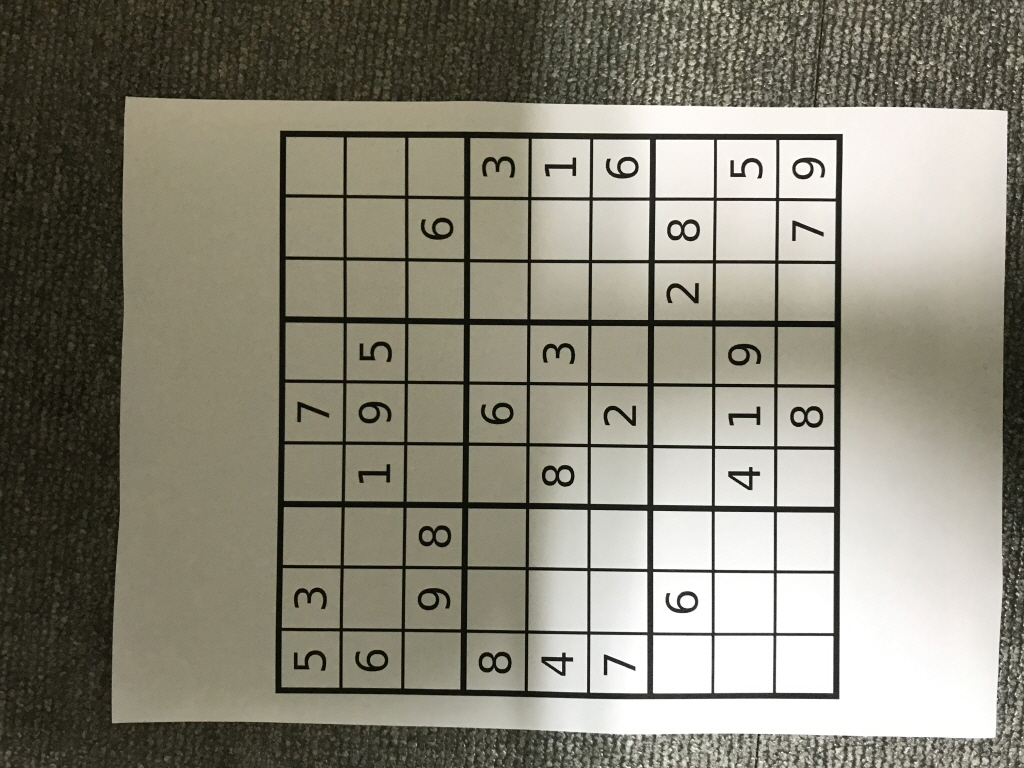
#> input picture Asset/sIMG_2168.jpg, 1024 x 768 px, found by its file name
$ jupyter execute chap142.ipynb
#> lines starting #> are read from the running program, lines starting #| are printed output that depends on the picture; after the words box and inside, x2 and y2 are one past the last pixel; in counts of white or black regions, pixels touching at a corner belong together
## Image Thresholding

[cell 1]
import cv2
import numpy as np
from matplotlib import pyplot as plt

[cell 2]
img = cv2.imread('sIMG_2168.jpg',0)
ret,thresh1 = cv2.threshold(img,127,255,cv2.THRESH_BINARY)
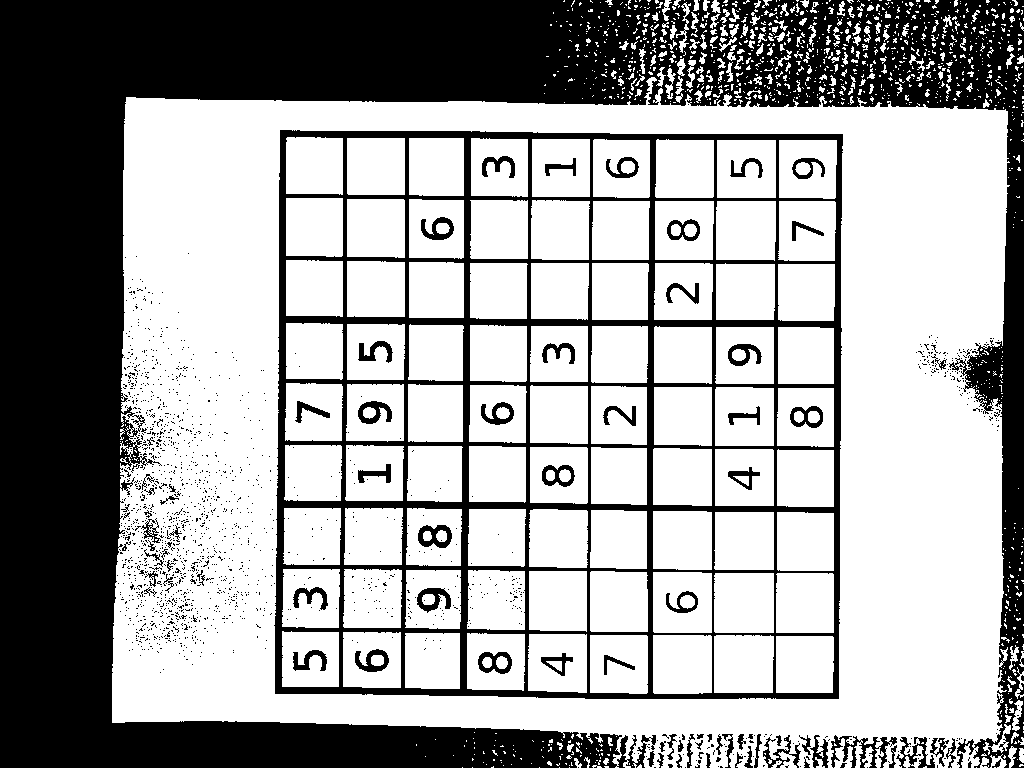
#> thresh1: shape (768, 1024); 64.3% white; 1651 black regions (1570 under 20 px), largest, box (x1, y1, x2, y2) and area: (0, 0, 1024, 768) 212105, (274, 130, 843, 699) 51327, (831, 735, 897, 768) 840
ret,thresh2 = cv2.threshold(img,127,255,cv2.THRESH_BINARY_INV)
ret,thresh3 = cv2.threshold(img,127,255,cv2.THRESH_TRUNC)
ret,thresh4 = cv2.threshold(img,127,255,cv2.THRESH_TOZERO)
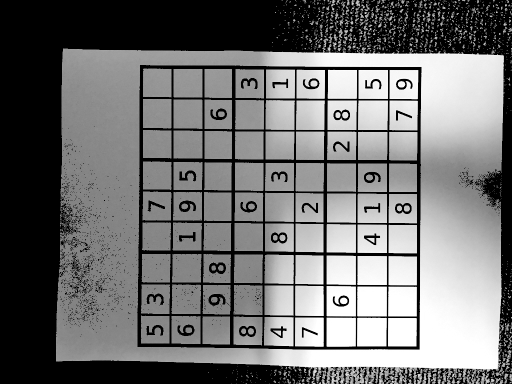
#> thresh4: shape (768, 1024) (shown at 1/2 size); min 0, max 255, mean 114.8
ret,thresh5 = cv2.threshold(img,127,255,cv2.THRESH_TOZERO_INV)
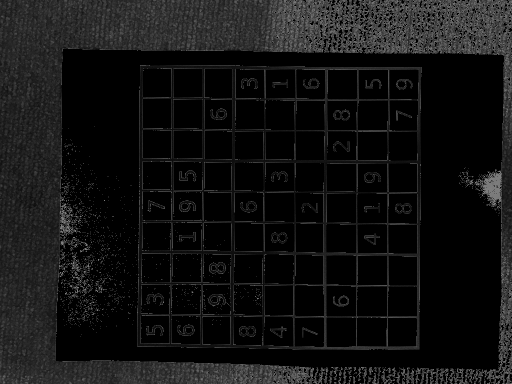
#> thresh5: shape (768, 1024) (shown at 1/2 size); min 0, max 127, mean 18.6
titles = ['Original Image','BINARY','BINARY_INV','TRUNC','TOZERO','TOZERO_INV']
images = [img, thresh1, thresh2, thresh3, thresh4, thresh5]
for i in range(6):
    plt.subplot(2,3,i+1),plt.imshow(images[i],'gray')
    plt.title(titles[i])
    plt.xticks([]),plt.yticks([])
plt.show()

[cell 3]
img = cv2.imread('sIMG_2168.jpg',0)
img = cv2.medianBlur(img,5)
ret,th1 = cv2.threshold(img,127,255,cv2.THRESH_BINARY)
#> th1: shape (768, 1024); 64% white; 152 black regions (71 under 20 px), largest, box (x1, y1, x2, y2) and area: (0, 0, 1024, 768) 217949, (275, 130, 843, 699) 51300, (418, 525, 452, 548) 458
th2 = cv2.adaptiveThreshold(img,255,cv2.ADAPTIVE_THRESH_MEAN_C,\
cv2.THRESH_BINARY,11,2)
#> th2: shape (768, 1024); 77.9% white; 1908 black regions (1496 under 20 px), largest, box (x1, y1, x2, y2) and area: (90, 0, 1024, 768) 53601, (275, 131, 843, 699) 49735, (715, 733, 975, 768) 3942
th3 = cv2.adaptiveThreshold(img,255,cv2.ADAPTIVE_THRESH_GAUSSIAN_C,\
cv2.THRESH_BINARY,11,2)
#> th3: shape (768, 1024); 80.8% white; 1998 black regions (1327 under 20 px), largest, box (x1, y1, x2, y2) and area: (275, 131, 843, 699) 48667, (99, 0, 1024, 768) 40749, (747, 734, 899, 768) 1958
titles = ['Original Image','Global Thresholding (v = 127)','Adaptive Mean Thresholding','Adaptive Gaussian Thresholding']
images = [img, th1, th2, th3]
for i in range(4):
    plt.subplot(2,2,i+1),plt.imshow(images[i],'gray')
    plt.title(titles[i])
    plt.xticks([]),plt.yticks([])
plt.show()

[cell 4]
img = cv2.imread('sIMG_2168.jpg',0)
# global thresholding
ret1,th1 = cv2.threshold(img,127,255,cv2.THRESH_BINARY)
# Otsu's thresholding
ret2,th2 = cv2.threshold(img,0,255,cv2.THRESH_BINARY+cv2.THRESH_OTSU)
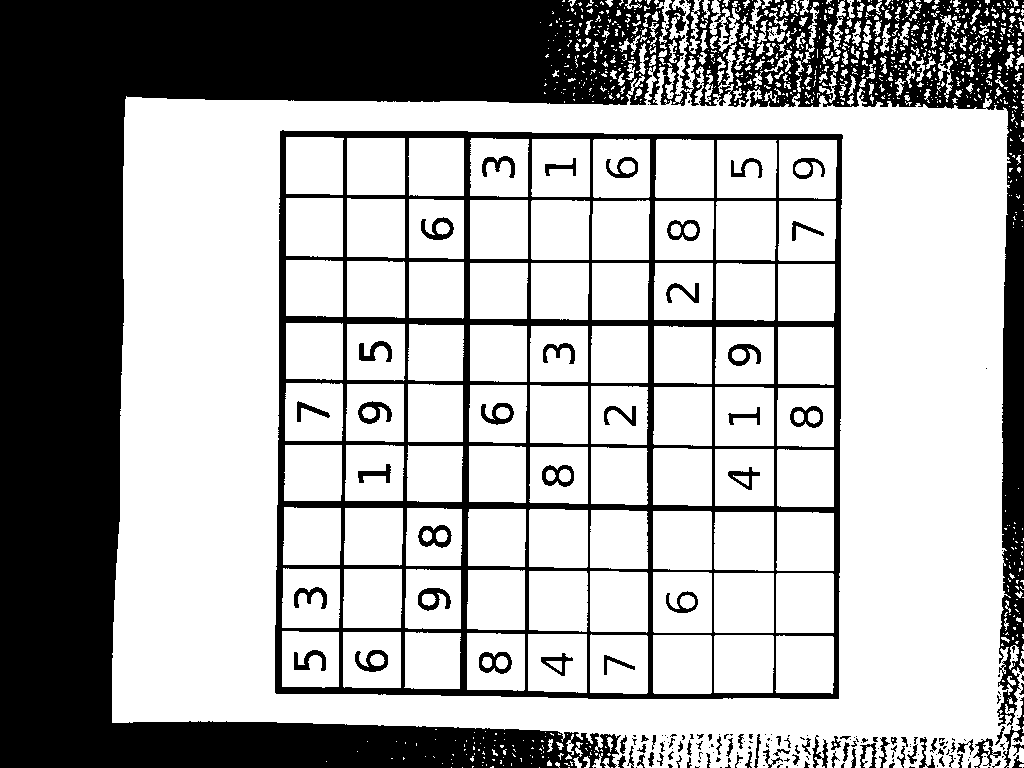
#> th2: shape (768, 1024); 66.7% white; 234 black regions (139 under 20 px), largest, box (x1, y1, x2, y2) and area: (0, 0, 1024, 768) 200577, (275, 130, 843, 699) 48421, (418, 525, 452, 548) 399
#> ret2 = 111
# Otsu's thresholding after Gaussian filtering
blur = cv2.GaussianBlur(img,(5,5),0)
ret3,th3 = cv2.threshold(blur,0,255,cv2.THRESH_BINARY+cv2.THRESH_OTSU)
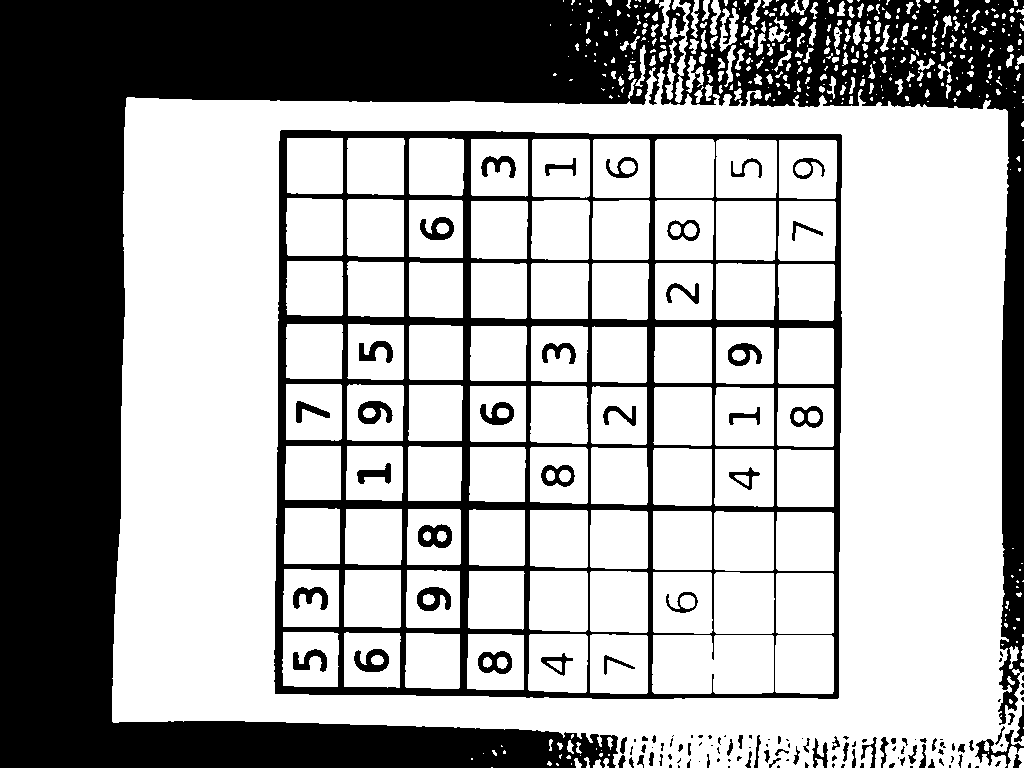
#> th3: shape (768, 1024); 65.2% white; 144 black regions (64 under 20 px), largest, box (x1, y1, x2, y2) and area: (0, 0, 1024, 768) 206060, (274, 130, 842, 699) 54281, (418, 524, 452, 548) 532
#> ret3 = 115
# plot all the images and their histograms
images = [img, 0, th1,
img, 0, th2,
blur, 0, th3]
titles = ['Original Noisy Image','Original Noisy Image','Gaussian filtered Image','Histogram','Global Thresholding (v=127)','Histogram',"Otsu's Thresholding",'Histogram',"Otsu's Thresholding"]
for i in range(3):
    plt.subplot(3,3,i*3+1),plt.imshow(images[i*3],'gray')
    plt.title(titles[i*3]), plt.xticks([]), plt.yticks([])
    plt.subplot(3,3,i*3+2),plt.hist(images[i*3].ravel(),256)
    plt.title(titles[i*3+1]), plt.xticks([]), plt.yticks([])
    plt.subplot(3,3,i*3+3),plt.imshow(images[i*3+2],'gray')
    plt.title(titles[i*3+2]), plt.xticks([]), plt.yticks([])
plt.show()
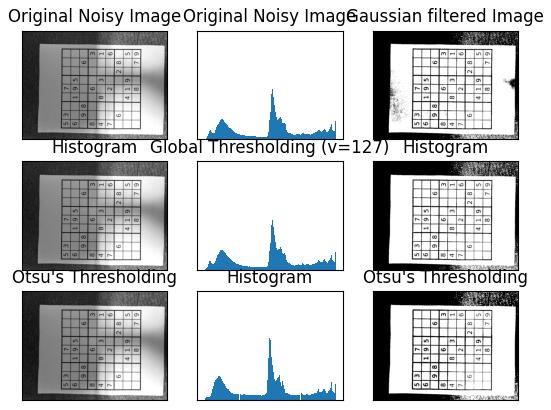
#> figure drawn by matplotlib, 9 panels

$ run again, with Asset/sIMG_2164.jpg copied over Asset/sIMG_2168.jpg
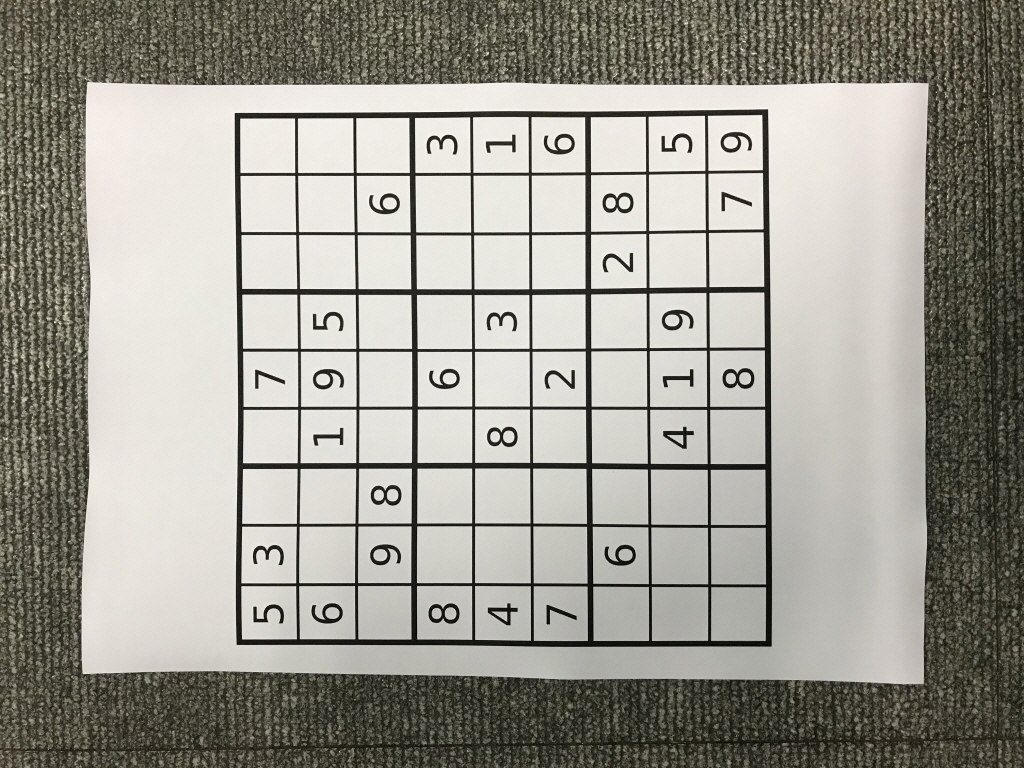
#> input picture Asset/sIMG_2164.jpg, 1024 x 768 px, found by its file name
#> `ret,thresh1 = cv2.threshold(img,127,255,cv2.THRESH_BINARY)`:
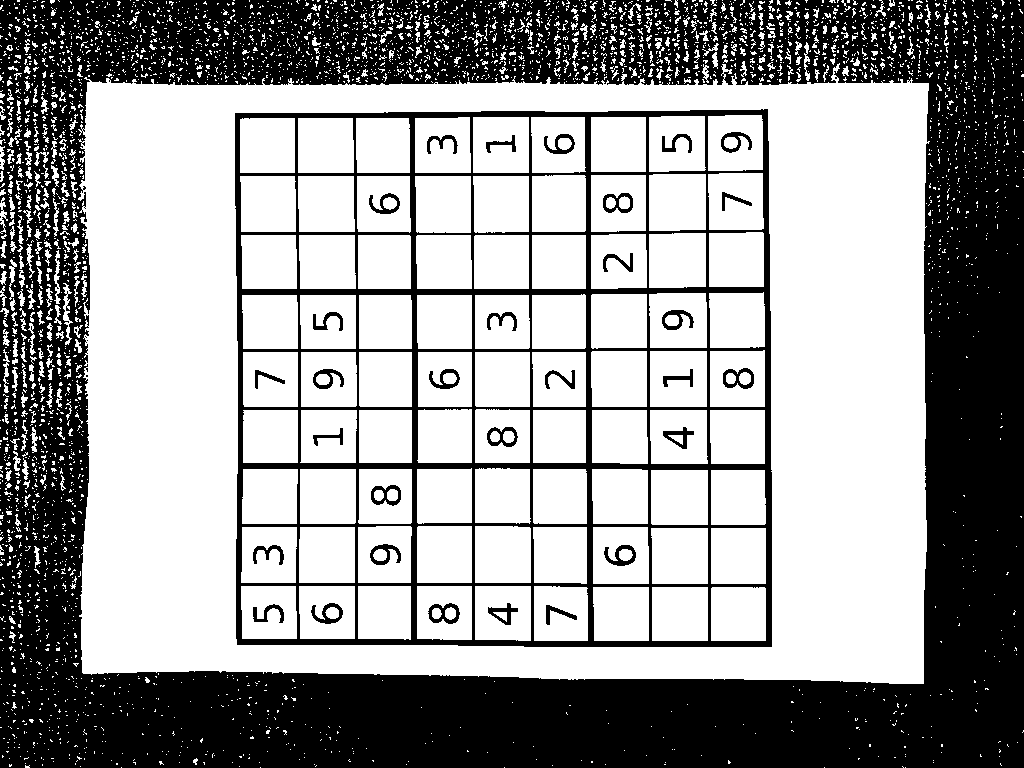
#> thresh1: shape (768, 1024); 60.5% white; 71 black regions (39 under 20 px), largest, box (x1, y1, x2, y2) and area: (0, 0, 1024, 768) 262060, (235, 109, 772, 647) 41345, (428, 603, 460, 624) 314
#> th1: shape (768, 1024); 58.3% white; 40 black regions (6 under 20 px), largest, box (x1, y1, x2, y2) and area: (0, 0, 1024, 768) 279951, (235, 109, 772, 647) 40694, (429, 603, 460, 624) 323
#> ret2 = 142
#> `ret3,th3 = cv2.threshold(blur,0,255,cv2.THRESH_BINARY+cv2.THRESH_OTSU)`:
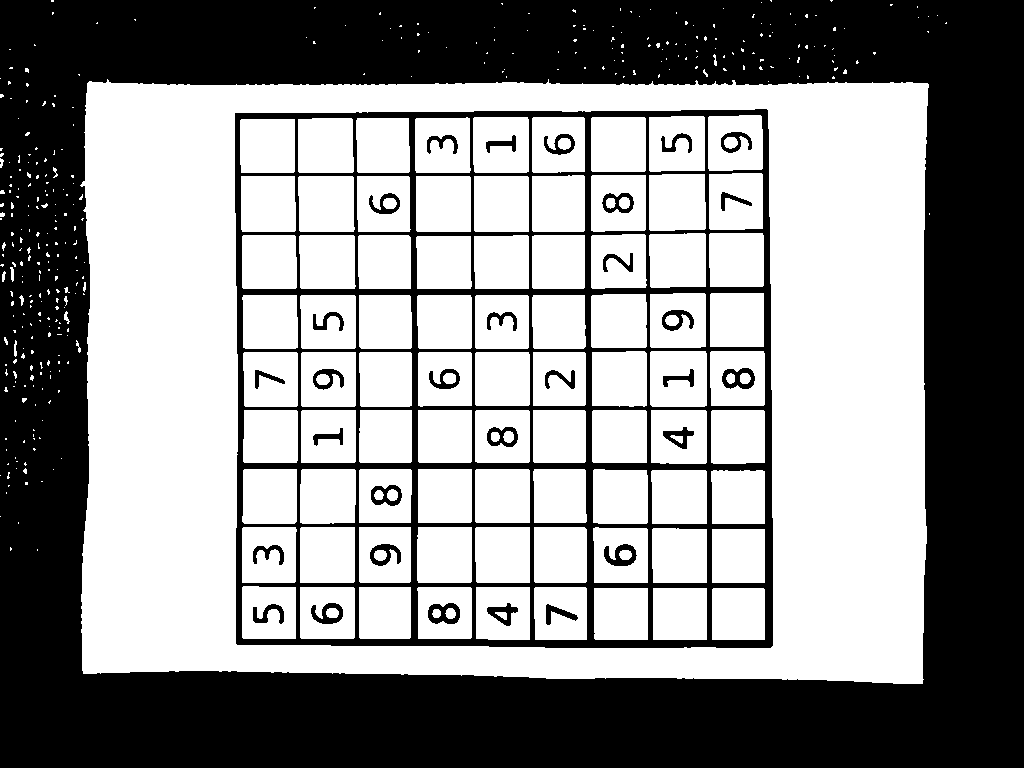
#> th3: shape (768, 1024); 56.4% white; 33 black regions (1 under 20 px), largest, box (x1, y1, x2, y2) and area: (0, 0, 1024, 768) 287186, (235, 109, 773, 648) 47541, (428, 603, 460, 624) 403
#> ret3 = 146

$ run again, with Asset/sIMG_2177.jpg copied over Asset/sIMG_2168.jpg
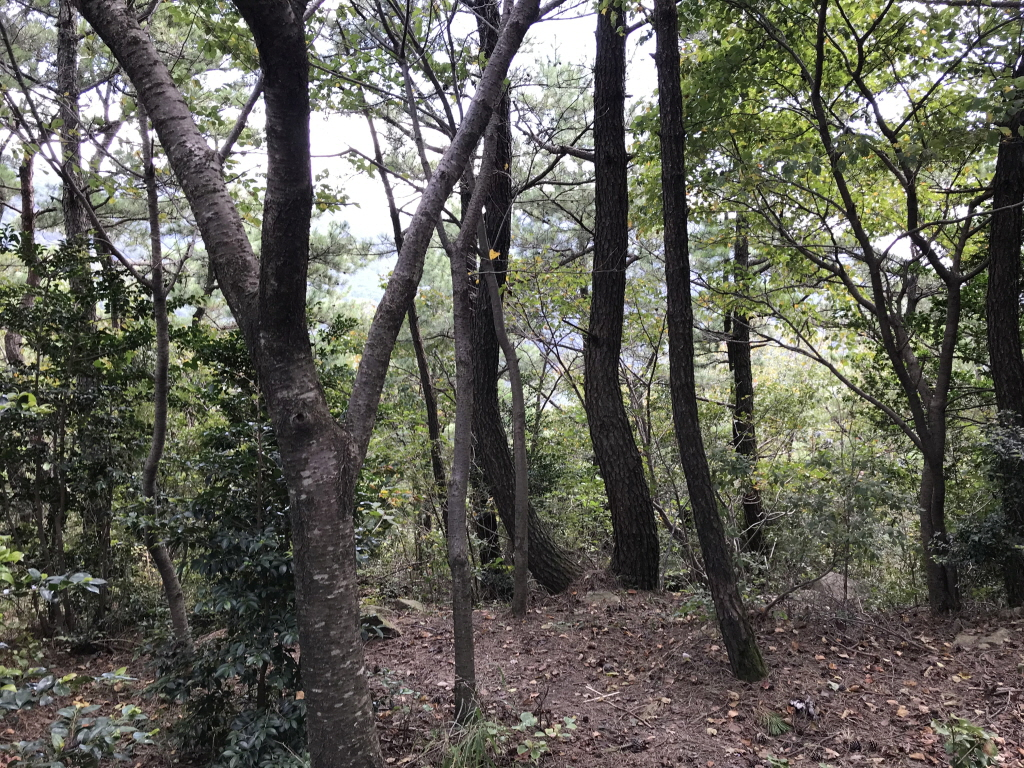
#> input picture Asset/sIMG_2177.jpg, 1024 x 768 px, found by its file name
#> `ret,thresh1 = cv2.threshold(img,127,255,cv2.THRESH_BINARY)`:
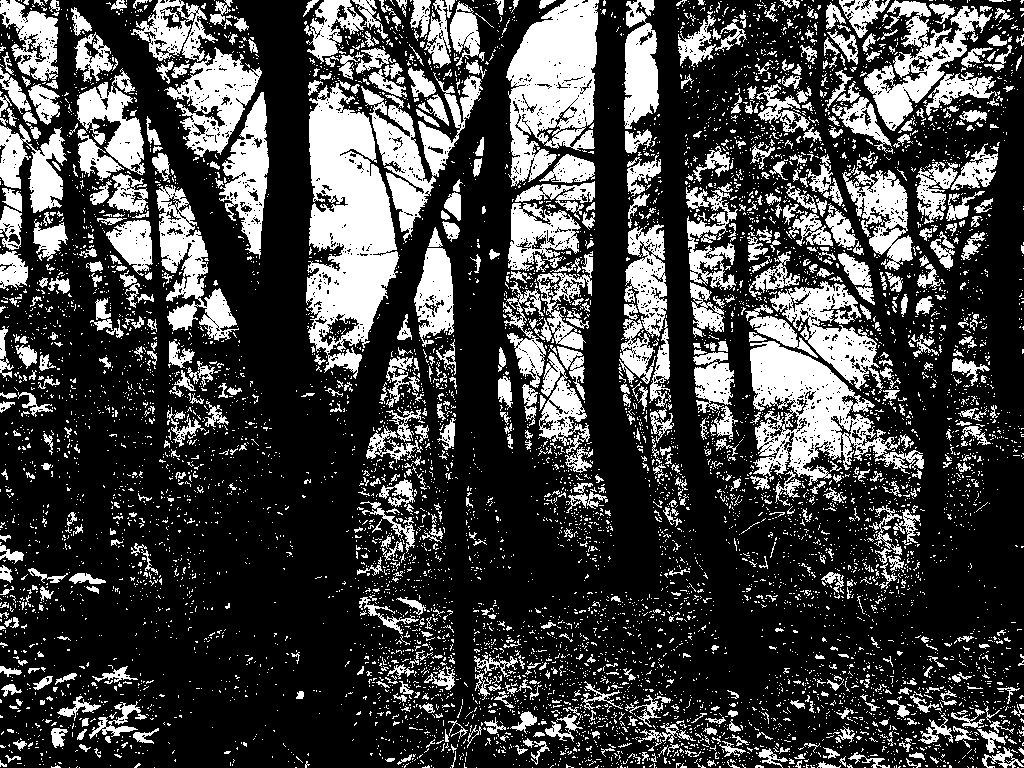
#> thresh1: shape (768, 1024); 26.7% white; 7895 white regions (7134 under 20 px), largest, box (x1, y1, x2, y2) and area: (306, 83, 399, 379) 16217, (506, 0, 599, 187) 11126, (750, 341, 900, 486) 9779
#> th1: shape (768, 1024); 23.4% white; 1088 white regions (638 under 20 px), largest, box (x1, y1, x2, y2) and area: (306, 82, 459, 353) 21446, (747, 282, 924, 483) 17239, (507, 0, 599, 185) 11771
#> ret2 = 116
#> `ret3,th3 = cv2.threshold(blur,0,255,cv2.THRESH_BINARY+cv2.THRESH_OTSU)`:
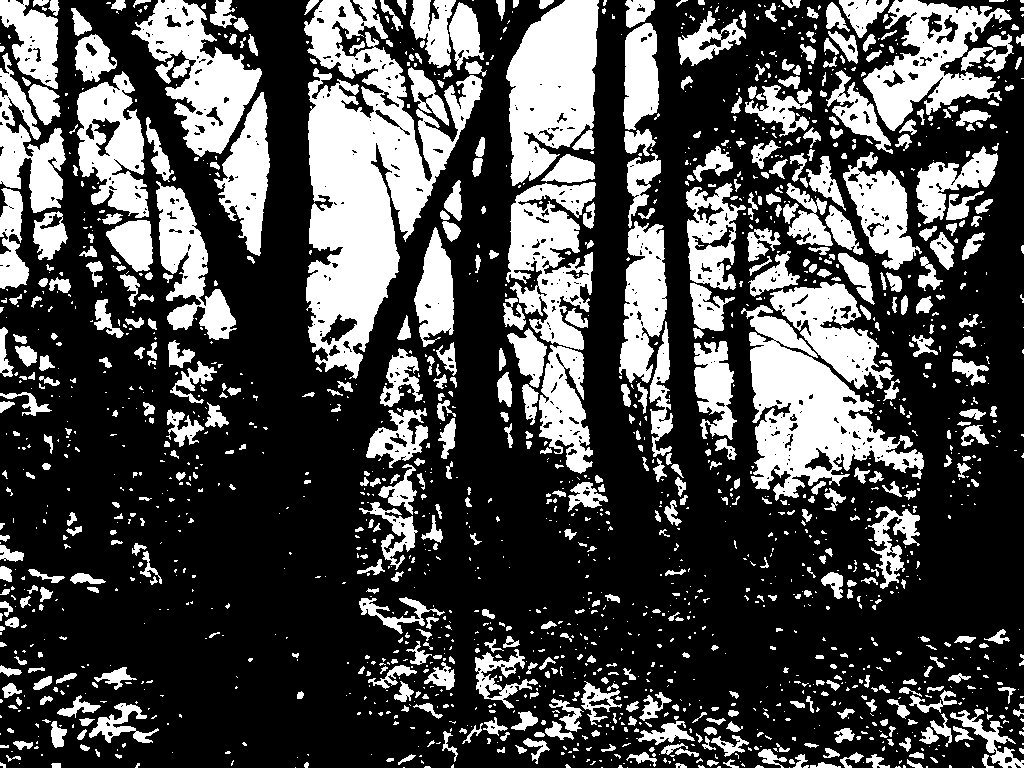
#> th3: shape (768, 1024); 30.1% white; 1752 white regions (1162 under 20 px), largest, box (x1, y1, x2, y2) and area: (304, 0, 483, 379) 29968, (741, 305, 924, 501) 14695, (506, 0, 599, 186) 11800
#> ret3 = 115
